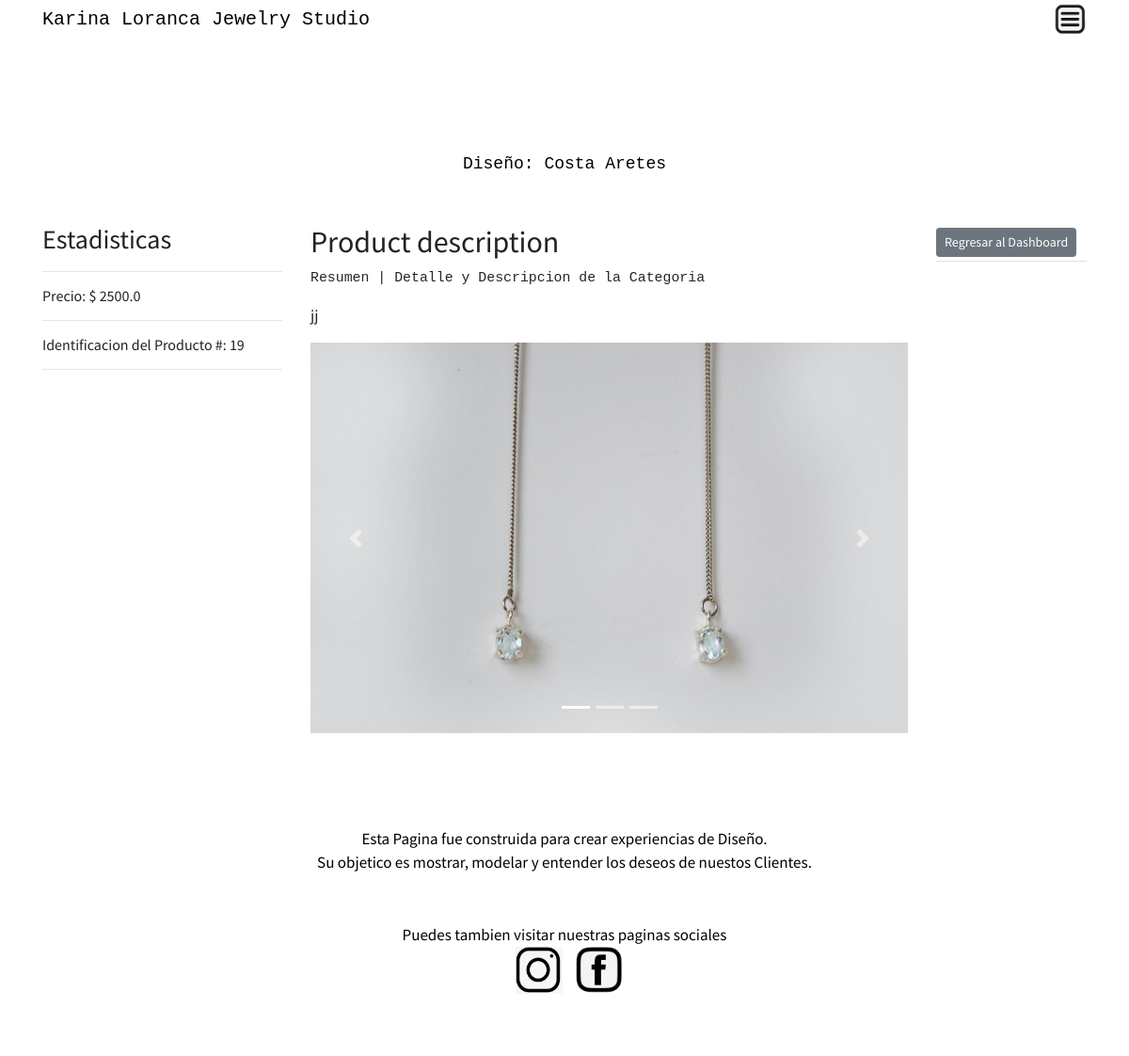
The page /product/19 on the database its author committed.
### kl_designs/models.py (models this page shows, shortened)
class Product(db.Model):
    __table_args__ = {'extend_existing': True}
    __searchable__ = ['name', 'desc']
    productid = db.Column(db.Integer, primary_key=True, autoincrement=True)
    product_name = db.Column(db.String(100), nullable=False)
    description = db.Column(db.String(100), nullable=False)
    price = db.Column(db.DECIMAL)
    image_file = db.Column(db.String(20), nullable=False, default='default.jpg')
    image_file_2 = db.Column(db.String(20), nullable=True, default='default.jpg')
    image_file_3 = db.Column(db.String(20), nullable=True, default='default.jpg')
    category_id = db.Column(db.Integer, db.ForeignKey('category.id'), nullable=True)
    item_id = db.Column(db.Integer, db.ForeignKey('item.itemid'), nullable=True)
    item = relationship("Item", back_populates="products")
    comments = db.relationship('Comments', backref='feedback', lazy=True)

### kl_designs/views/products/routes_products.py (the view)
@products.route("/product/<int:productid>")
def product(productid):
        form = Product_Item_Form()
        product = Product.query.get_or_404(productid)
        return render_template('product/simple_product_details.html', product=product, form=form)

### kl_designs/templates/product/simple_product_details.html (shortened to what this page needs)
{% extends "main/layout.html" %}
{% block additional_css %}
<link rel="stylesheet" type="text/css" href="{{ url_for('static', filename='uxdes4.css') }}"/>
{% endblock %}
{% block main_content %}
    <div class="hero">
            <div class="sub-hero">
                Diseño:
                {{ product.product_name }}
            </div>
        </div>
     <div class="project-list container">
            <div class="row">
                <div class="col-sm-3 nav-sidebar-section">
                    <h3>Estadisticas</h3>
                     <hr>
                    <h6> Precio:  $ {{ "{0:.1f}".format(product.price) }}</h6>
                    <hr>
                    <h6> Identificacion del Producto #: {{ product.productid }} </h6>
                    <hr>
                </div>
                <div class="col-sm-7">
                    <h2>Product description</h2>
                    <pre>Resumen | Detalle y Descripcion de la Categoria</pre>
                    <p class="summary">
                       {{ product.description }}
                    </p>
                 <div id="carouselExampleIndicators" class="carousel slide" data-ride="carousel">
                      <ol class="carousel-indicators">
                        <li data-target="#carouselExampleIndicators" data-slide-to="0" class="active"></li>
                        <li data-target="#carouselExampleIndicators" data-slide-to="1"></li>
                        <li data-target="#carouselExampleIndicators" data-slide-to="2"></li>
                      </ol>
                      <div class="carousel-inner">
                        <div class="carousel-item active">
                          <img src="{{ url_for('static', filename='photos/' + product.image_file) }}" class="d-block w-100">
                        </div>
                      </div>
                      <a class="carousel-control-prev" href="#carouselExampleIndicators" role="button" data-slide="prev">
                        <span class="carousel-control-prev-icon" aria-hidden="true"></span>
                      </a>
                      <a class="carousel-control-next" href="#carouselExampleIndicators" role="button" data-slide="next">
                        <span class="carousel-control-next-icon" aria-hidden="true"></span>
                      </a>
                    </div>
                </div>
                <div class="col-sm-2">
                    <div class="buttons">
                             <td scope="col"> <a class="btn btn-secondary btn-sm mt-1 mb-1" href="{{ url_for('admins.index') }}">Regresar al Dashboard</a> </td>
                    </div>
                        <div class="border-top pt-3"></div>
                    </div>
                </div>
            </div>
    </div>
{% endblock main_content %}

### kl_designs/static/uxdes4.css (style rules this page uses)
.hero { background-color: white; color: black; font-size: 18px; font-family: Consolas, "andale mono", "lucida console", monospace; padding: 50px 0px; text-align: center; }
.hero .sub-hero { margin-top: 70px; }

### rows shown on the page
Product: product_name "Costa Aretes", price "2500.0", productid "19", description "jj", image_file (picture)
